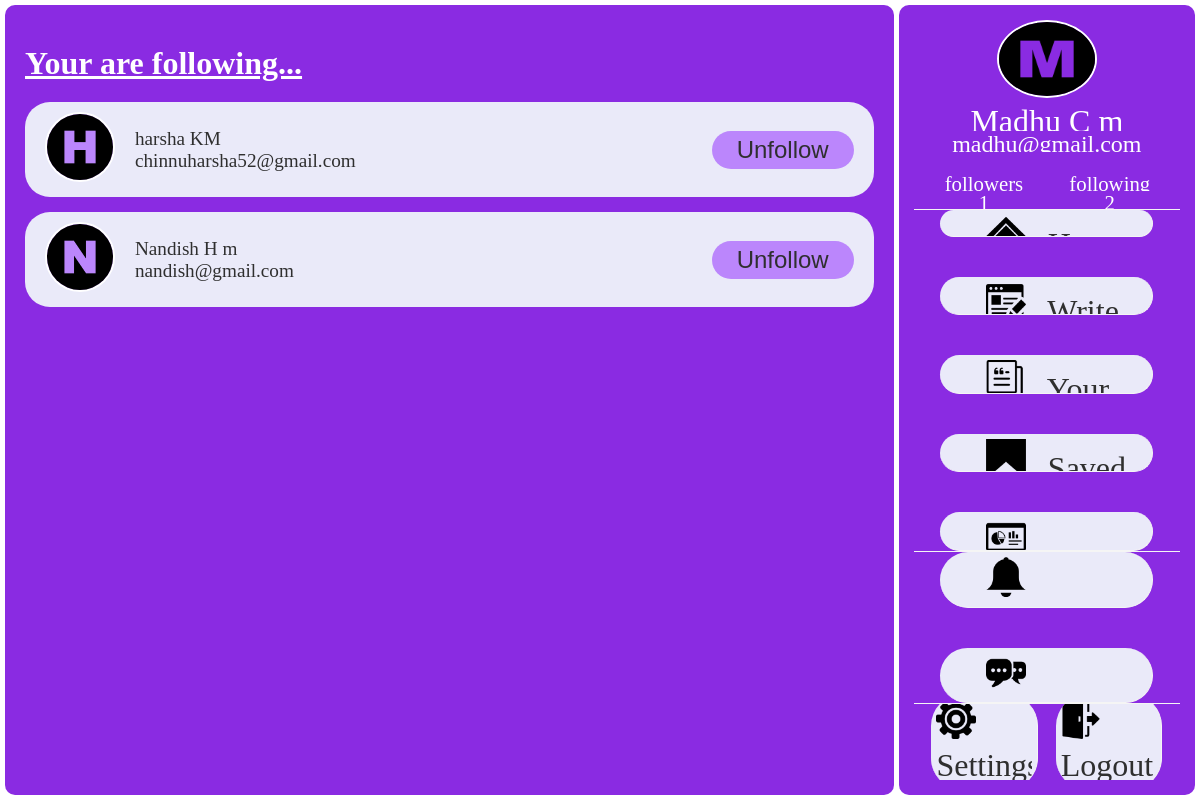
The page /following (signed in) on the database its author committed.
### models.py (models this page shows)
class User(db.Model):
    id = db.Column(db.Integer, primary_key=True)
    user_fname = db.Column(db.String(100), nullable=False)
    user_lname = db.Column(db.String(100), nullable=False)
    user_mob_no = db.Column(db.String(100), nullable=False)
    user_email = db.Column(db.String(100), nullable=False, unique=True)
    user_password = db.Column(db.String(100), nullable=False)
    blogs = db.relationship('Blog', backref='author', lazy=True)
    comments = db.relationship('Comment', back_populates='user', lazy=True)
    followed = db.relationship('Follower', foreign_keys=[Follower.user_id], backref='user_following')
    followers = db.relationship('Follower', foreign_keys=[Follower.follower_id], backref='user_followed_by')
    notifications = db.relationship('Notification', backref='notified_user', lazy=True)  # Uncommented and renamed backref

### routes/follow_routes.py (the view)
@app.route('/following')
def following():
    if 'user_id' not in session:
        flash('please login to view the followings')
        return redirect(url_for('login'))
    following = Follower.query.filter_by(follower_id=session['user_id']).all()
    session['following_count'] = Follower.query.filter_by(follower_id=session['user_id']).count()
    users = []
    for x in following:
        user = User.query.filter_by(id=x.user_id).first()
        users.append(user)
    return render_template('following.html', following=following, users=users)

### templates/following.html (shortened to what this page needs)
{% extends "base.html" %}
{% block content %}
<link rel="stylesheet" href="../static/css/style.css">
<div class="full_page">
    <div class="content_area">
        <u><h1>Your are following...</h1></u>
        <div class="followings">
            {% if users %}
                {% for user in users %}
                    <div class="user_info">
                        <div class="user_img_and_name">
                            <img class="profile_img" src="../static/img/profil_img/{{ user.user_fname[0].lower() }}.png" alt="">
                            <a href="{{ url_for('view_user', user_id=user.id) }}" class="">
                                <p>{{ user.user_fname+' '+user.user_lname }}</p>
                                <p>{{ user.user_email }}</p>
                            </a>
                        </div>
                        <form action="/unfollow" method="post">
                            <button type="submit">Unfollow</button>
                        </form>
                    </div>
                {% endfor %}
            {% else %}
                <h1>you are not following anyone</h1>
            {% endif %}
        </div>
    </div>
    {% include '_side_bar.html' %}
</div>
{% endblock %}

### static/css/style.css (style rules this page uses)
* { margin: 0; padding: 0; box-sizing: border-box; overflow: hidden; }
:root { --primary-bg: blueviolet; --secondary-bg: #eaeaf9; --accent-color: #bb86fc; --link-highlight: #FF6F61; --text-color: #FFFFFF; --secondary-text-color: #2F2F2F; --scrollbar-track: #D3B1F4; --scrollbar-thumb: #8400ff; --scrollbar-thumb-hover: rgba(155, 50, 253, 0.39); --flash-bg: rgba(197, 145, 245, 0.823); --flash-message-bg: rgba(0, 0, 0, 0.485); }
.full_page { color: var(--text-color); display: flex; gap: 5px; padding: 5px; width: 100vw; height: 100vh; align-items: center; justify-content: center; }
.content_area { position: relative; padding: 40px 20px 20px 20px; width: 75%; height: 100%; background-color: var(--primary-bg); border-radius: 10px; }
.content_area h1 { margin-bottom: 20px; }
a { text-decoration: none; }
button { margin: 10px 0px 0px 0px; width: 100%; padding: 5px; font-size: 1.5rem; border-radius: 25px; border: none; background-color: var(--accent-color) ; color: var(--secondary-text-color); cursor: pointer; }

### templates/following.html (style rules this page uses)
.followings { display: flex; flex-direction: column; row-gap: 15px; }
.user_info { background-color: #eaeaf9; display: flex; justify-content: space-between; padding: 10px 20px; border-radius: 25px; align-items: center; }
p { font-size: 1.2rem; color: var(--secondary-text-color); }
.user_img_and_name a { display: flex; flex-direction: column; justify-content: center; }
.user_img_and_name { display: flex; column-gap: 20px; }
.user_img_and_name .profile_img { width: 70px; height: 70px; background-color: var(--accent-color); }
form button { margin: 0; padding: 5px 25px; }

### templates/_side_bar.html (style rules this page uses)
.profile_img { width: 100px; height: 100px; border-radius: 50%; border: 2px solid white; margin-bottom: 5px; }

### rows shown on the page
User: shows a picture, user_fname+user_lname "harsha KM", user_email "chinnuharsha52@gmail.com"
User: shows a picture, user_fname+user_lname "Nandish H m", user_email "nandish@gmail.com"

### other values the page prints
{{ session['user_fname'] }} "Madhu"
{{ session['user_lname'] }} "C m"
{{ session['user_email'] }} "madhu@gmail.com"
{{ session['followers_count'] }} "1"
{{ session['following_count'] }} "2"
